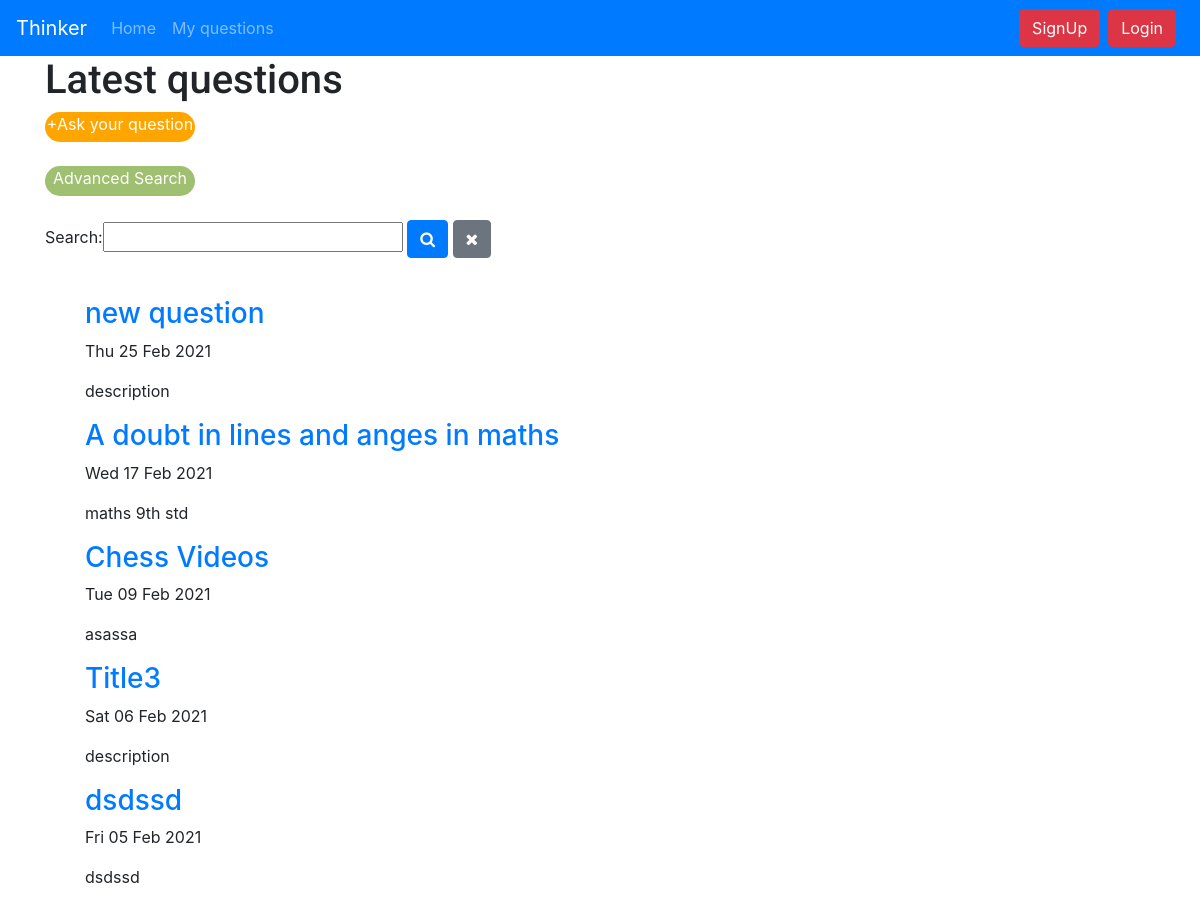
Before: / (upper part) with the older database file.
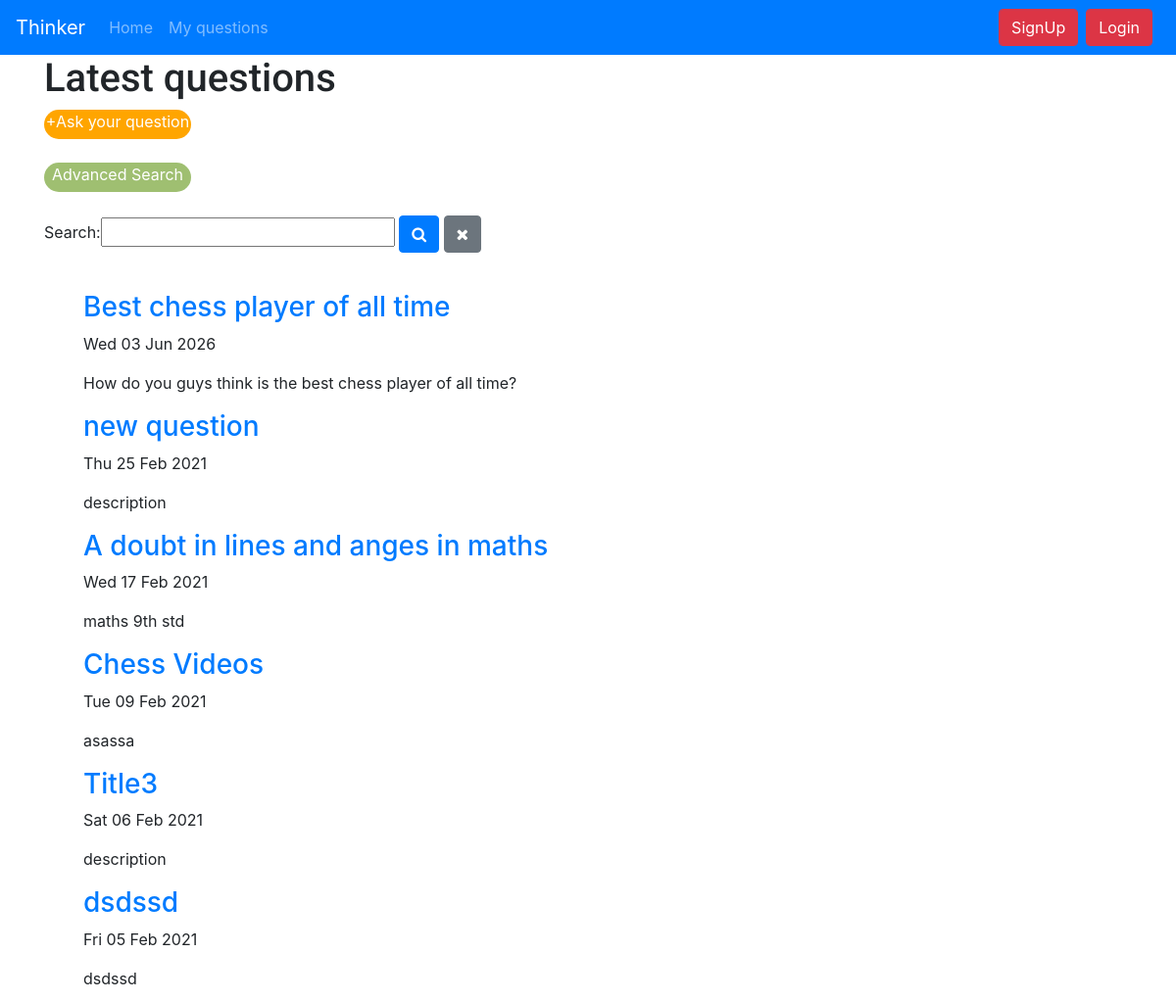
After: the same page with the newer database file.
### question/models.py (models this page shows, shortened)
class question(models.Model):
    username = models.ForeignKey(userprofile,blank=True,on_delete=models.CASCADE,null=True)
    title = models.CharField(max_length=150,help_text='*required')
    description = models.CharField(max_length=150,null=True,help_text='*required')
    date = models.DateTimeField(auto_now_add=True)
    categories = (('maths','maths'),('biology','biology'),('physics','physics'),('chemistry','chemistry'),('history','history'),('geography','geography'),('democratic politics','democratic politics'),('economics','economics'),('english','english'),
                  ('Computer science','Computer science'),('Tamil','Tamil'),('Hindi','Hindi'),('General','General'))
    category = models.CharField(max_length=100,choices=categories,default='maths',help_text='*required')
    image1 = models.ImageField(upload_to="question/images/",blank=True,null=True)
    image2 = models.ImageField(upload_to="question/images/",blank=True,null=True)
    image3 = models.ImageField(upload_to="question/images/",blank=True,null=True)
    file = models.FileField(upload_to='question/files/',blank=True)
    question = models.TextField(max_length=None,help_text='*required')
    upvote = models.ManyToManyField(userprofile,blank=True,related_name="upvoted_question")
    views = models.PositiveIntegerField(default=0)
    user_viewed =  models.ManyToManyField(userprofile,blank=True,related_name="viewd_question")
    reported_users = models.ManyToManyField(userprofile,blank=True,related_name="report_question")
    report = models.PositiveIntegerField(default=0)
    bookmark_question = models.ManyToManyField(userprofile,blank=True,related_name="bookmark_question")
    user_ip = models.TextField(default='first_user')

### users/views.py (the view)
# urls.py: path('',views.index,name='index'),
def index(request):
    question_list = question.objects.filter().order_by('-date')
    question_filter = SearchFilter(request.GET, queryset = question_list)
    return render(request, 'users/home.html', {'filter' : question_filter})

### users/templates/users/home.html (shortened to what this page needs)
{% extends "users/base.html" %}
{% load crispy_forms_tags %}
{% load static %}
{% block content %}
<h1 style="font-family: 'Roboto', sans-serif;">Latest questions</h1>
<a role="button" class="new_question_button" href="{% url 'question:new_question' %}">+Ask your question</a> <br>
<a role="button" style="background-color:#9fbf71;" class="new_question_button" href="{% url 'question:filter' %}">Advanced Search</a><br>
<form method="get">
    <p id="search">{{ filter.form }}</p>
    <button id="ok" type="submit" class="btn btn-primary"> <span class="fa fa-search"></span></button>
    <a id="cancel" class="btn btn-secondary" href="{% url 'index' %}"><i class="fa fa-remove"></i></a>
</form>
<br>
  <ul>
    {% for filter_question in filter.qs %}
    <a class="title" href="{% url 'question:viewquestion' filter_question.id %}"><h3>{{ filter_question.title }}</h3></a>
    <p>{{ filter_question.date|date:"D d M Y" }}</p>
    <p>{{ filter_question.description|truncatechars:150 }}</p>
    {% endfor %}
  </ul>
{% endblock %}

Changed rows visible on the page:
added question: title "Best chess player of all time", date "Wed 03 Jun 2026", description "How do you guys think is the best chess player of all time?"
